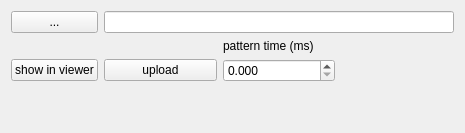
            <widget class="QWidget" name="tab_2">
             <attribute name="title">
              <string>DMD upload</string>
             </attribute>
             <layout class="QGridLayout" name="gridLayout_3">
              <item row="2" column="1">
               <widget class="QPushButton" name="show_dmd_upload_pattern_pushButton">
                <property name="text">
                 <string>show in viewer</string>
                </property>
               </widget>
              </item>
              <item row="0" column="2" colspan="3">
               <widget class="QLineEdit" name="dmd_pattern_lineEdit">
                <property name="minimumSize">
                 <size>
                  <width>350</width>
                  <height>0</height>
                 </size>
                </property>
               </widget>
              </item>
              <item row="2" column="3">
               <widget class="QDoubleSpinBox" name="dmd_set_file_pattern_time_doubleSpinBox">
                <property name="sizePolicy">
                 <sizepolicy hsizetype="Minimum" vsizetype="Fixed">
                  <horstretch>0</horstretch>
                  <verstretch>0</verstretch>
                 </sizepolicy>
                </property>
                <property name="decimals">
                 <number>3</number>
                </property>
                <property name="maximum">
                 <double>10000000000000.000000000000000</double>
                </property>
               </widget>
              </item>
              <item row="0" column="1">
               <widget class="QPushButton" name="dmd_pattern_find_pushButton">
                <property name="text">
                 <string>...</string>
                </property>
               </widget>
              </item>
              <item row="3" column="3">
               <spacer name="verticalSpacer_6">
                <property name="orientation">
                 <enum>Qt::Vertical</enum>
                </property>
                <property name="sizeHint" stdset="0">
                 <size>
                  <width>20</width>
                  <height>40</height>
                 </size>
                </property>
               </spacer>
              </item>
              <item row="1" column="3">
               <widget class="QLabel" name="label_23">
                <property name="text">
                 <string>pattern time (ms)</string>
                </property>
               </widget>
              </item>
              <item row="2" column="2">
               <widget class="QPushButton" name="upload_dmd_pattern_pushButton">
                <property name="text">
                 <string>upload</string>
                </property>
               </widget>
              </item>
             </layout>
            </widget>
